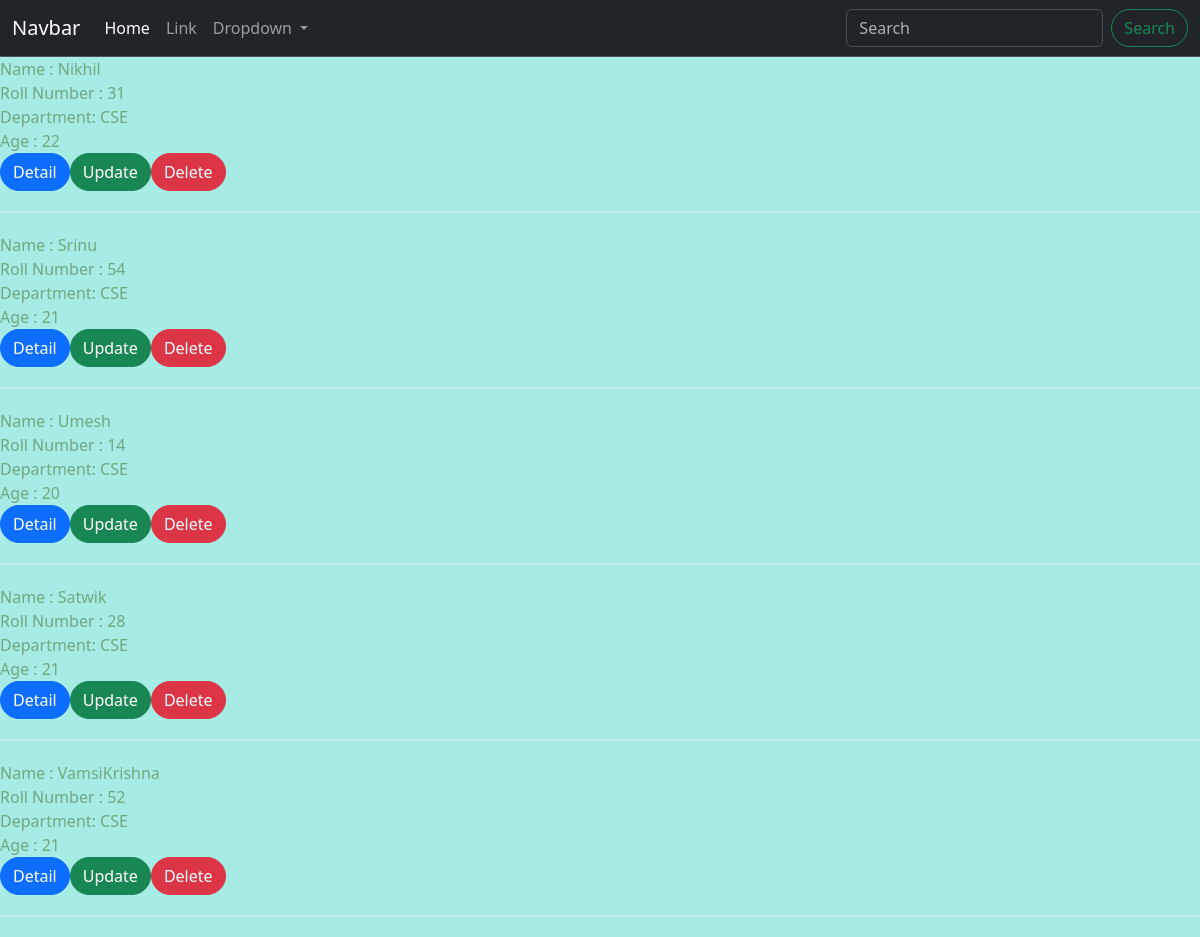
/students, run on the app's committed database.
### appname/models.py (models this page shows)
class Student(models.Model):
    name = models.CharField(max_length=100)
    rollno = models.IntegerField()
    department = models.CharField(max_length=20)
    age = models.IntegerField()

### appname/views.py (the view)
# urls.py: path('students', views.students, name = "students"),
def students(request):
    student = Student.objects.all()
    context = {'student':student}
    return render(request, 'student.html', context)

### templates/student.html (shortened to what this page needs)
{% include 'base.html' %}
{% block content %}
    {% for i in student %}
          Name :  {{ i.name }}<br>
          Roll Number : {{i.rollno}}<br>
          Department: {{i.department}}<br>
          Age   : {{i.age}}<br>
          <div class="button-container">
            <a href = "{{ i.id }}/studentdetail"><button type="button" class="btn btn-primary">Detail</button></a>
            <a href = "{{ i.id }}/studentupdate"><button type="button" class="btn btn-success">Update</button></a>
            <a href = "{{ i.id }}/studentdelete"><button type="button" class="btn btn-danger">Delete</button></a>
          </div>
          <hr>
          {% endfor %}
{% endblock %}

### templates/base.html (shortened to what this page needs)
<!doctype html>
<html lang="en">
  <head>
   <link href="https://cdn.jsdelivr.net/npm/bootstrap@5.3.1/dist/css/bootstrap.min.css" rel="stylesheet">
</head>
  <body>
            <nav class="navbar navbar-expand-lg bg-dark border-bottom border-body" data-bs-theme="dark">
        <div class="container-fluid">
          <a class="navbar-brand" href="#">Navbar</a>
          <div class="collapse navbar-collapse" id="navbarSupportedContent">
            <ul class="navbar-nav me-auto mb-2 mb-lg-0">
              <li class="nav-item">
                <a class="nav-link active" aria-current="page" href="{% url 'appname:home'%}">Home</a>
              </li>
              <li class="nav-item">
                <a class="nav-link" href="#">Link</a>
              </li>
              <li class="nav-item dropdown">
                <a class="nav-link dropdown-toggle" href="#" role="button" data-bs-toggle="dropdown" aria-expanded="false">
                  Dropdown
                </a>
              </li>
            </ul>
            <form class="d-flex" role="search">
              <input class="form-control me-2" type="search" placeholder="Search" aria-label="Search">
              <button class="btn btn-outline-success" type="submit">Search</button>
            </form>
          </div>
        </div>
            </nav>
</body>
</html>

### templates/base.html (style rules this page uses)
body { background-color: rgb(167, 235, 229); color: rgb(114, 167, 127); }

### templates/student.html (style rules this page uses)
hr { border: 0; border-top: 2px solid #fff; margin: 20px 0; }
.button-container { display: flex; justify-content: start; }
.btn { border-radius: 20px; }

### data on the page
Student: name "Nikhil", rollno "31", department "CSE", age "22"
Student: name "Srinu", rollno "54", department "CSE", age "21"
Student: name "Umesh", rollno "14", department "CSE", age "20"
Student: name "Satwik", rollno "28", department "CSE", age "21"
Student: name "VamsiKrishna", rollno "52", department "CSE", age "21"
